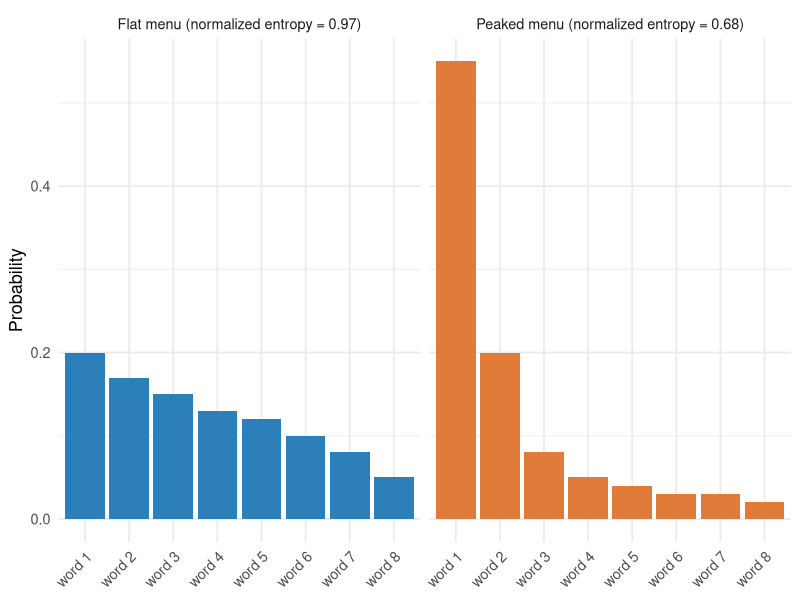
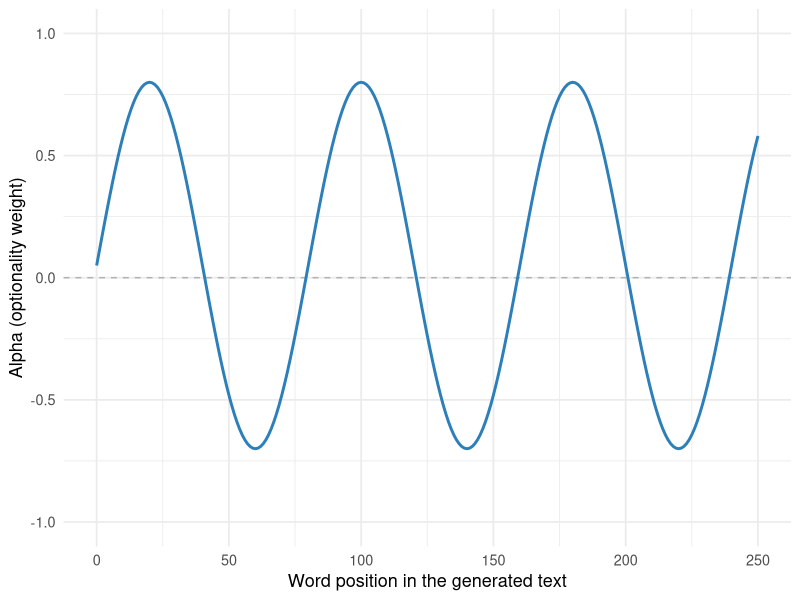

Reproduce these figures in R, in order.
## ---- chunk 1
library(ggplot2)
theme_set(theme_minimal(base_size = 13))
## ---- chunk 2
#| fig-cap: "Two 8-word 'next word' menus with the same top pick, but very different optionality. The peaked menu (left) has one dominant choice and normalized entropy near 0. The flat menu (right) keeps many words plausible and has normalized entropy near 1."
set.seed(1)

peaked <- c(0.55, 0.20, 0.08, 0.05, 0.04, 0.03, 0.03, 0.02)
flat    <- c(0.20, 0.17, 0.15, 0.13, 0.12, 0.10, 0.08, 0.05)

normalized_entropy <- function(p) {
  p <- p / sum(p)
  h <- -sum(p * log(p))
  h / log(length(p))
}

df <- data.frame(
  word = factor(rep(paste0("word ", 1:8), 2), levels = paste0("word ", 1:8)),
  prob = c(peaked, flat),
  menu = rep(
    c(
      sprintf("Peaked menu (normalized entropy = %.2f)", normalized_entropy(peaked)),
      sprintf("Flat menu (normalized entropy = %.2f)", normalized_entropy(flat))
    ),
    each = 8
  )
)

ggplot(df, aes(word, prob, fill = menu)) +
  geom_col(show.legend = FALSE) +
  facet_wrap(~menu, ncol = 2) +
  scale_fill_manual(values = c("#2c7fb8", "#e07b39")) +
  labs(x = NULL, y = "Probability") +
  theme(axis.text.x = element_text(angle = 45, hjust = 1))
## ---- chunk 3
#| fig-cap: "Alpha oscillating over 250 generated words. High alpha (peaks) favors optionality; low alpha (troughs) favors plain likelihood. The story's 'creative pressure' rises and falls rather than sitting at one fixed setting."
alpha_wave <- function(step, period = 80, min_alpha = -0.7, max_alpha = 0.8) {
  center <- (max_alpha + min_alpha) / 2
  amplitude <- (max_alpha - min_alpha) / 2
  center + amplitude * sin(2 * pi * step / period)
}

steps <- 0:250
df_wave <- data.frame(step = steps, alpha = alpha_wave(steps))

ggplot(df_wave, aes(step, alpha)) +
  geom_hline(yintercept = 0, color = "grey70", linetype = "dashed") +
  geom_line(color = "#2c7fb8", linewidth = 1) +
  labs(
    x = "Word position in the generated text",
    y = "Alpha (optionality weight)"
  ) +
  ylim(-1, 1)
